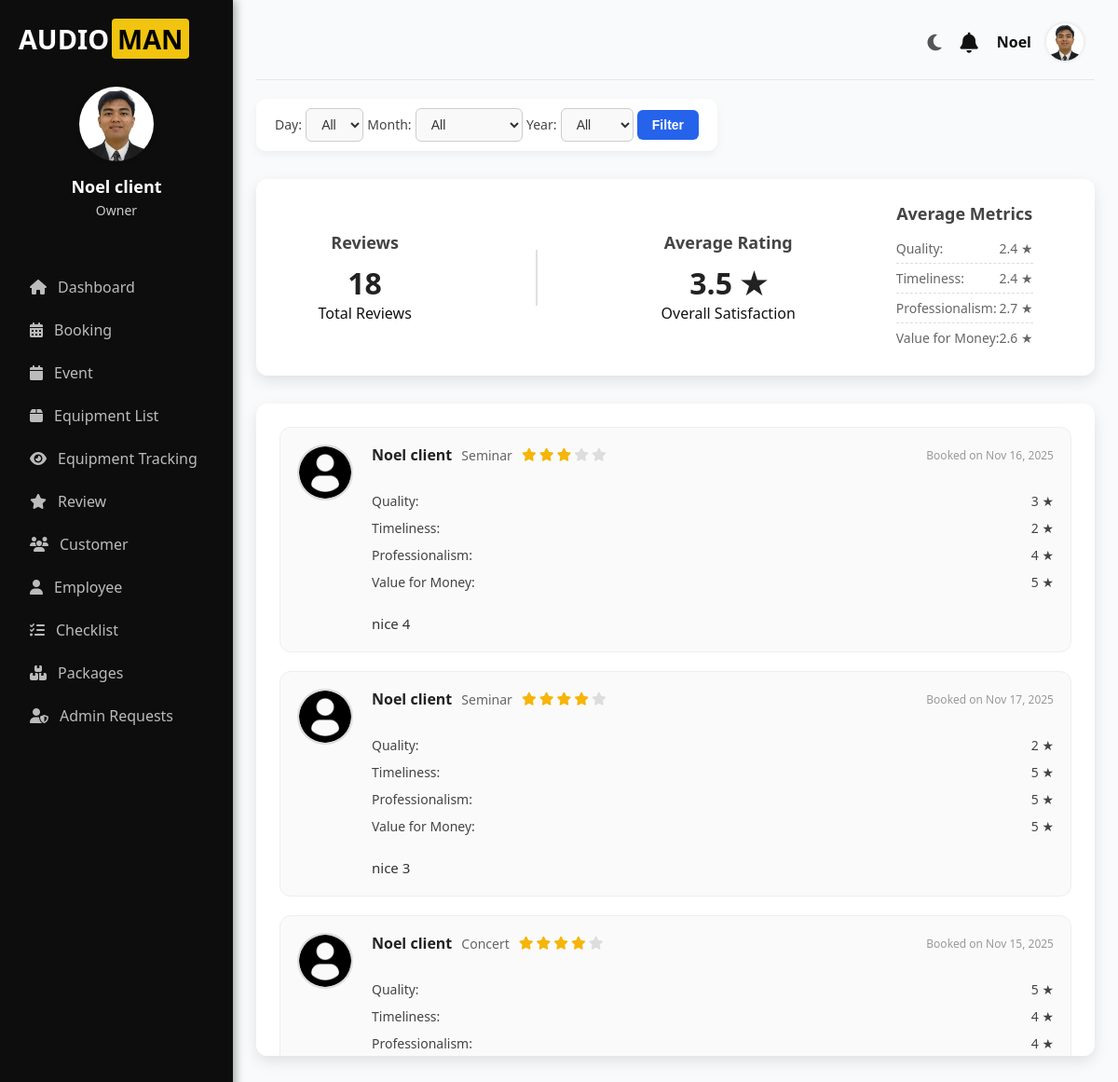
/accounts/reviews/ (signed in), run on the app's committed database.
### accounts/models.py (models this page shows, shortened)
class Profile(models.Model):
    user = models.OneToOneField(User, on_delete=models.CASCADE)
    contact_number = models.CharField(max_length=20)
    province = models.CharField(max_length=100)
    city = models.CharField(max_length=100)
    barangay = models.CharField(max_length=100, blank=True, null=True)  # ➕ Added field
    address = models.CharField(max_length=255, blank=True, null=True)
    profile_picture = models.ImageField(upload_to='profile_pictures/', blank=True, null=True)
    requested_admin = models.BooleanField(default=False)

class Review(models.Model):
    booking = models.ForeignKey(Booking, on_delete=models.CASCADE, null=True, blank=True)
    customer_name = models.CharField(max_length=255, default='Anonymous')
    booking_date = models.DateField()
    event_type = models.CharField(max_length=255, default='Unknown')
    rating = models.IntegerField(default=5)
    quality = models.IntegerField(default=0)
    timeliness = models.IntegerField(default=0)
    professionalism = models.IntegerField(default=0)
    value_for_money = models.IntegerField(default=0)
    comment = models.TextField(default='No comment.')
    created_at = models.DateTimeField(auto_now_add=True)

### accounts/views.py (the view)
    def wrapper(request, *args, **kwargs):
        if not request.user.is_authenticated:
            print("User is not authenticated.")  # Debugging line
            return redirect("login")
        if not request.user.is_staff and not request.user.is_superuser:
            print(f"User {request.user.username} does not have admin privileges.")  # Debugging line
            raise PermissionDenied  # User is denied access
        return view_func(request, *args, **kwargs)

### accounts/context_processors.py (called while the page is built)
def notifications_context(request):
    if request.user.is_authenticated:
        notifications = Notification.objects.filter(user=request.user).order_by('-created_at')
        unread_count = notifications.filter(is_read=False).count()
        return {
            'notifications': notifications,
            'notifications_unread_count': unread_count
        }
    return {}

### accounts/views.py (called while the page is built)
def admin_only(view_func):
    def wrapper(request, *args, **kwargs):
        if not request.user.is_authenticated:
            print("User is not authenticated.")  # Debugging line
            return redirect("login")
        if not request.user.is_staff and not request.user.is_superuser:
            print(f"User {request.user.username} does not have admin privileges.")  # Debugging line
            raise PermissionDenied  # User is denied access
        return view_func(request, *args, **kwargs)
    return wrapper

### accounts/templates/client/reviews.html (shortened to what this page needs)
{% extends 'client-base.html' %}
{% load custom_filters %}
{% load static %}
{% block content %}
<div class="date-filter">
    <form method="get">
        <label for="filter_day">Day:</label>
        <select id="filter_day" name="filter_day">
            <option value="">All</option>
        </select>
        <label for="filter_month">Month:</label>
        <select id="filter_month" name="filter_month">
            <option value="">All</option>
        </select>
        <label for="filter_year">Year:</label>
        <select id="filter_year" name="filter_year">
            <option value="">All</option>
        </select>
        <button type="submit">Filter</button>
    </form>
</div>
<div class="review-summary">
    <div class="review-count">
        <h2>Reviews</h2>
        <p class="review-number">{{ reviews.count }}</p>
        <p class="review-label">Total Reviews</p>
    </div>
    <div class="divider"></div>
    <div class="average-rating">
        <h2>Average Rating</h2>
        <div class="rating-number">
            {{ average_rating|default:"0" }} ★
        </div>
        <p>Overall Satisfaction</p>
    </div>
    <div class="metrics-summary">
        <h2>Average Metrics</h2>
        <ul>
            <li>Quality: <span>{{ avg_quality|default:"0" }} ★</span></li>
            <li>Timeliness: <span>{{ avg_timeliness|default:"0" }} ★</span></li>
            <li>Professionalism: <span>{{ avg_professionalism|default:"0" }} ★</span></li>
            <li>Value for Money: <span>{{ avg_value_for_money|default:"0" }} ★</span></li>
        </ul>
    </div>
</div>
<div class="reviews-list">
    {% for review in reviews %}
    <div class="review-card">
        <img src="{% if review.booking.customer.profile_picture %}{{ review.booking.customer.profile_picture.url }}{% else %}{% static 'images/profile-icon.png' %}{% endif %}"
             alt="Reviewer" class="reviewer-avatar">
        <div class="review-details">
            <div class="review-header">
                <strong>{{ review.customer_name }}</strong>
                <span>{{ review.event_type }}</span>
                <span class="stars">
                    {% for i in "12345" %}
                        {% if forloop.counter <= review.rating %}
                            <i class="fa-solid fa-star filled"></i>
                        {% else %}
                            <i class="fa-solid fa-star empty"></i>
                        {% endif %}
                    {% endfor %}
                </span>
                <span class="date">Booked on {{ review.booking_date|date:"M d, Y" }}</span>
            </div>
            <ul class="metrics">
                <li>Quality: <span>{{ review.quality }} ★</span></li>
                <li>Timeliness: <span>{{ review.timeliness }} ★</span></li>
                <li>Professionalism: <span>{{ review.professionalism }} ★</span></li>
                <li>Value for Money: <span>{{ review.value_for_money }} ★</span></li>
            </ul>
            <p>{{ review.comment }}</p>
        </div>
    </div>
    {% empty %}
    <p>No reviews yet.</p>
    {% endfor %}
</div>
{% endblock %}

### accounts/templates/client-base.html (shortened to what this page needs)
{% load static %}
<!DOCTYPE html>
<html lang="en">
<head>
  <link rel="stylesheet" href="https://cdnjs.cloudflare.com/ajax/libs/font-awesome/6.5.0/css/all.min.css" />
</head>
<body>
  <div class="container">
    <aside class="sidebar">
      <div class="logo">
        <span class="text-white">AUDIO</span><span class="text-yellow">MAN</span>
      </div>
      <div class="user">
        <div class="avatar">
          <img
            src="{% if request.user.profile.profile_picture %}{{ request.user.profile.profile_picture.url }}{% else %}{% static 'images/profile-icon.png' %}{% endif %}"
            alt="Avatar Icon"
            class="avatar-img"
          />
        </div>
        <h3 class="owner-name">{{ request.user.get_full_name }}</h3>
        <p class="owner-role">Owner</p>
      </div>
      <nav class="nav">
        {% if user.is_staff and not user.is_superuser %}
          <a href="{% url 'checklist' %}"><i class="fas fa-list-check"></i> Checklist</a>
        {% else %}
          <a href="{% url 'dashboard' %}"><i class="fas fa-home"></i> Dashboard</a>
          <a href="{% url 'booking' %}"><i class="fas fa-calendar-alt"></i> Booking</a>
          <a href="{% url 'event' %}"><i class="fas fa-calendar"></i> Event</a>
          <a href="{% url 'equipment' %}"><i class="fas fa-box"></i> Equipment List</a>
          <a href="{% url 'tracking' %}"><i class="fas fa-eye"></i> Equipment Tracking</a>
          <a href="{% url 'reviews' %}"><i class="fas fa-star"></i> Review</a>
          <a href="{% url 'customer' %}"><i class="fas fa-users"></i> Customer</a>
          <a href="{% url 'employee' %}"><i class="fas fa-user"></i> Employee</a>
          <a href="{% url 'checklist' %}"><i class="fas fa-list-check"></i> Checklist</a>
          <a href="{% url 'package_list' %}"><i class="fas fa-boxes"></i> Packages</a>
          {% if user.is_superuser %}
            <a href="{% url 'admin_requests_view' %}"><i class="fas fa-user-shield"></i> Admin Requests</a>
          {% endif %}
        {% endif %}
      </nav>
    </aside>
    <main class="main">
      <div class="topbar">
        <div class="dark-toggle" id="darkToggle"><i class="fas fa-moon"></i></div>
        <div class="notification" id="notifToggle">
          <i class="fas fa-bell"></i>
        </div>
        <div class="user-info" id="topbarDropdownToggle">
          <span>{{ request.user.first_name }}</span>
          <img
            src="{% if request.user.profile.profile_picture %}{{ request.user.profile.profile_picture.url }}{% else %}{% static 'images/profile-icon.png' %}{% endif %}"
            alt="User Avatar"
          />
        </div>
      </div>
      {% block content %}{% endblock %}
    </main>
  </div>
</body>
</html>

### accounts/templates/client-base.html (style rules this page uses)
* { margin: 0; padding: 0; box-sizing: border-box; }
body { font-family: 'Segoe UI', Arial, sans-serif; background: #f9fafb; color: #111; display: flex; height: 100vh; overflow: hidden; transition: background 0.3s, color 0.3s; }
.container { display: flex; width: 100%; }
.sidebar { background: #0d0d0d; color: #fff; width: 250px; padding: 20px; display: flex; flex-direction: column; height: 100vh; position: fixed; transition: background 0.3s; box-shadow: 2px 0 10px rgba(0,0,0,0.4); }
.logo { font-size: 24px; font-weight: bold; margin-bottom: 30px; display: flex; align-items: center; font-size: 1.8rem; }
.logo .text-white { color: white; }
.logo .text-yellow { background-color: #f1c40f; color: #000; padding: 2px 6px; border-radius: 4px; margin-left: 3px; font-weight: bold; }
.user { text-align: center; margin-bottom: 30px; }
.avatar img.avatar-img { width: 80px; height: 80px; border-radius: 50%; object-fit: cover; margin: 0 auto 10px; border: none; background: none; box-shadow: 0 0 4px rgba(0,0,0,0.2); }
.owner-name { color: #fff; font-size: 18px; font-weight: 600; margin-bottom: 4px; }
.owner-role { color: #ccc; font-size: 14px; }
.nav { margin-top: 20px; }
.nav a { display: flex; align-items: center; gap: 12px; padding: 12px; color: #bbb; text-decoration: none; border-radius: 8px; transition: all 0.3s ease; font-weight: 500; }
.main { flex-grow: 1; padding: 25px; margin-left: 250px; overflow-y: auto; transition: background 0.3s, color 0.3s; }
.topbar { display: flex; align-items: center; justify-content: flex-end; padding-bottom: 20px; border-bottom: 1px solid #e5e7eb; margin-bottom: 20px; }
.user-info { display: flex; align-items: center; gap: 16px; position: relative; cursor: pointer; font-size: 20px; margin-right: 12px; }
.user-info span { font-size: 16px; font-weight: 600; }
.user-info img { width: 40px; height: 40px; border-radius: 50%; object-fit: cover; border: none; background: none; box-shadow: 0 0 4px rgba(0,0,0,0.15); }
.notification { position: relative; margin-right: 20px; font-size: 22px; cursor: pointer; }
.dark-toggle { font-size: 20px; cursor: pointer; margin-right: 20px; color: #555; transition: color 0.3s; }

### data on the page
Review: customer_name "Noel client", event_type "Seminar", rating 3 (drawn), booking_date "Nov 16, 2025", quality "3", timeliness "2", professionalism "4", value_for_money "5", comment "nice 4"
Review: customer_name "Noel client", event_type "Seminar", rating 4 (drawn), booking_date "Nov 17, 2025", quality "2", timeliness "5", professionalism "5", value_for_money "5", comment "nice 3"
Review: customer_name "Noel client", event_type "Concert", rating 4 (drawn), booking_date "Nov 15, 2025", quality "5", timeliness "4", professionalism "4"

### other printed values
{{ request.user.get_full_name }} "Noel client"
{{ request.user.first_name }} "Noel"
{{ reviews.count }} "18"
{{ average_rating|default:"0" }} "3.5"
{{ avg_quality|default:"0" }} "2.4"
{{ avg_timeliness|default:"0" }} "2.4"
{{ avg_professionalism|default:"0" }} "2.7"
{{ avg_value_for_money|default:"0" }} "2.6"
